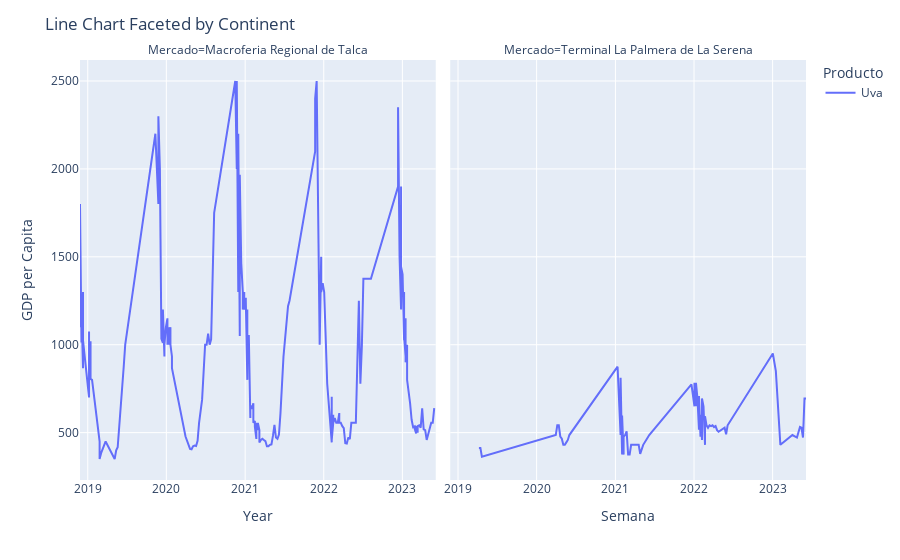

Here is the notebook cell this chart was saved with:
### Code cell
line_chart = px.line(result, x='Week_Start_Date', y='Precio_Unidad', color='Producto', line_group='Producto',
                     facet_col='Mercado', labels={'Week_Start_Date': 'Semana', 'Precio_Unidad': 'Precio'})
line_chart.update_layout(title='Line Chart Faceted by Continent', xaxis_title='Year', yaxis_title='GDP per Capita')
line_chart.show()

### Figure 1 — Plotly figure (JSON) as saved in the notebook; plotly's stock layout.template omitted (floating-point values rounded to 4 significant figures; data arrays with more than 128 entries replaced by an {"elided": "..."} marker saying what was removed)
{"data": [{"hovertemplate": "Producto=Uva<br>Mercado=Macroferia Regional de Talca<br>Semana=%{x}<br>Precio=%{y}<extra></extra>", "legendgroup": "Uva", "line": {"color": "#636efa", "dash": "solid"}, "marker": {"symbol": "circle"}, "mode": "lines", "name": "Uva", "orientation": "v", "showlegend": true, "type": "scatter", "x": {"elided": "187 str values"}, "xaxis": "x", "y": {"elided": "187 float values"}, "yaxis": "y"}, {"hovertemplate": "Producto=Uva<br>Mercado=Terminal La Palmera de La Serena<br>Semana=%{x}<br>Precio=%{y}<extra></extra>", "legendgroup": "Uva", "line": {"color": "#636efa", "dash": "solid"}, "marker": {"symbol": "circle"}, "mode": "lines", "name": "Uva", "orientation": "v", "showlegend": false, "type": "scatter", "x": ["2019-04-08T00:00:00", "2019-04-15T00:00:00", "2019-04-22T00:00:00", "2020-03-30T00:00:00", "2020-04-06T00:00:00", "2020-04-13T00:00:00", "2020-04-20T00:00:00", "2020-04-27T00:00:00", "2020-05-04T00:00:00", "2020-05-11T00:00:00", "2020-05-18T00:00:00", "2020-05-25T00:00:00", "2020-06-01T00:00:00", "2021-01-11T00:00:00", "2021-01-25T00:00:00", "2021-01-25T00:00:00", "2021-02-01T00:00:00", "2021-02-01T00:00:00", "2021-02-08T00:00:00", "2021-02-08T00:00:00", "2021-02-15T00:00:00", "2021-02-22T00:00:00", "2021-03-01T00:00:00", "2021-03-08T00:00:00", "2021-03-15T00:00:00", "2021-03-22T00:00:00", "2021-04-05T00:00:00", "2021-04-19T00:00:00", "2021-04-26T00:00:00", "2021-05-10T00:00:00", "2021-05-31T00:00:00", "2021-06-07T00:00:00", "2021-12-20T00:00:00", "2022-01-03T00:00:00", "2022-01-03T00:00:00", "2022-01-10T00:00:00", "2022-01-10T00:00:00", "2022-01-17T00:00:00", "2022-01-24T00:00:00", "2022-01-24T00:00:00", "2022-01-31T00:00:00", "2022-01-31T00:00:00", "2022-02-07T00:00:00", "2022-02-07T00:00:00", "2022-02-07T00:00:00", "2022-02-14T00:00:00", "2022-02-21T00:00:00", "2022-02-21T00:00:00", "2022-02-28T00:00:00", "2022-03-07T00:00:00", "2022-03-14T00:00:00", "2022-03-21T00:00:00", "2022-03-28T00:00:00", "2022-04-04T00:00:00", "2022-04-11T00:00:00", "2022-04-18T00:00:00", "2022-04-25T00:00:00", "2022-05-23T00:00:00", "2022-05-30T00:00:00", "2022-06-06T00:00:00", "2023-01-02T00:00:00", "2023-01-16T00:00:00", "2023-02-06T00:00:00", "2023-04-03T00:00:00", "2023-04-24T00:00:00", "2023-05-08T00:00:00", "2023-05-15T00:00:00", "2023-05-22T00:00:00", "2023-05-29T00:00:00", "2023-06-05T00:00:00"], "xaxis": "x2", "y": [412.5, 412.5, 362.5, 486.1, 541.7, 541.7, 476.9, 465.3, 430.6, 430.6, 444.4, 458.3, 486.1, 875, 486.1, 812.5, 375, 597.2, 375, 476.9, 486.1, 506.9, 375, 375, 430.6, 430.6, 430.6, 430.6, 379.2, 430.6, 472.2, 486.1, 775, 650, 783.3, 650, 783.3, 694.4, 516.7, 708.3, 476.9, 601.9, 458.3, 625, 694.4, 649.3, 430.6, 593.8, 541.7, 527.8, 541.7, 537.0, 541.7, 531.2, 537.0, 513.9, 504.6, 527.8, 490.7, 541.8, 950, 850, 430.6, 486.1, 472.2, 532.4, 527.8, 472.2, 694.4, 694.4], "yaxis": "y2"}], "layout": {"annotations": [{"font": {}, "showarrow": false, "text": "Mercado=Macroferia Regional de Talca", "x": 0.245, "xanchor": "center", "xref": "paper", "y": 1, "yanchor": "bottom", "yref": "paper"}, {"font": {}, "showarrow": false, "text": "Mercado=Terminal La Palmera de La Serena", "x": 0.755, "xanchor": "center", "xref": "paper", "y": 1, "yanchor": "bottom", "yref": "paper"}], "legend": {"title": {"text": "Producto"}, "tracegroupgap": 0}, "margin": {"t": 60}, "title": {"text": "Line Chart Faceted by Continent"}, "xaxis": {"anchor": "y", "domain": [0, 0.49], "title": {"text": "Year"}}, "xaxis2": {"anchor": "y2", "domain": [0.51, 1], "matches": "x", "title": {"text": "Semana"}}, "yaxis": {"anchor": "x", "domain": [0, 1], "title": {"text": "GDP per Capita"}}, "yaxis2": {"anchor": "x2", "domain": [0, 1], "matches": "y", "showticklabels": false}}}
